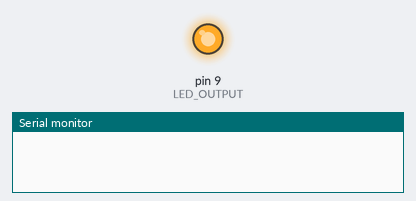
Recording of a sketch running on a simulated Arduino Uno, built with avr-gcc and run on an emulated ATmega328P. Shown: output pins drawn as LEDs (lit = HIGH), the last lines printed to the serial monitor.

Above: at 0.7 s.
At 3.9 s:
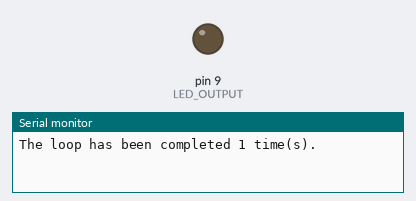
Timing chart, 0 to 5.1 s (numbered marks = the images above):
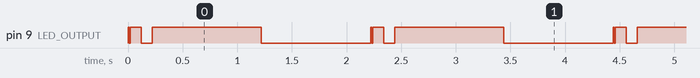

The sketch:

sketch_castillo.ino
```cpp
// Blinks at different frequencies and prints number of loops completed.

// Declare global variables "count" and "LED_OUTPUT".
int  count;
int LED_OUTPUT = 9;

// the setup function runs once when you press reset or power the board
void setup() {
  // initialize digital pin LED_OUTPUT as an output.
  pinMode(LED_OUTPUT, OUTPUT);
  Serial.begin(57600);

}


// the loop function runs over and over again forever
void loop() {
  int a = 10;
  digitalWrite(LED_OUTPUT, HIGH);   // turn the LED on (HIGH is the voltage level)
  delay(a);                       // wait for a second
  digitalWrite(LED_OUTPUT, LOW);    // turn the LED off by making the voltage LOW
  delay(a);                       // wait for a second
  digitalWrite(LED_OUTPUT, HIGH);   // turn the LED on (HIGH is the voltage level)
  delay(a*10);                       // wait for a second
  digitalWrite(LED_OUTPUT, LOW);    // turn the LED off by making the voltage LOW
  delay(a*10);
  digitalWrite(LED_OUTPUT, HIGH);   // turn the LED on (HIGH is the voltage level)
  delay(a*100);                       // wait for a second
  digitalWrite(LED_OUTPUT, LOW);    // turn the LED off by making the voltage LOW
  delay(a*100);                       // wait for a second
  count =count +1;
  Serial.print("The loop has been completed ");
  Serial.print(count);
  Serial.print(" time(s).");
  Serial.print("\n");
}
```

Measured:
- by itself, pin 9 (LED_OUTPUT): repeats every 2.2 s: LOW 0.01 s, HIGH 0.10 s, LOW 0.10 s, HIGH 1.0 s, LOW 1.0 s, HIGH 0.01 s
- by itself, everything shown: repeats every 2.2 s, in 4 steps
